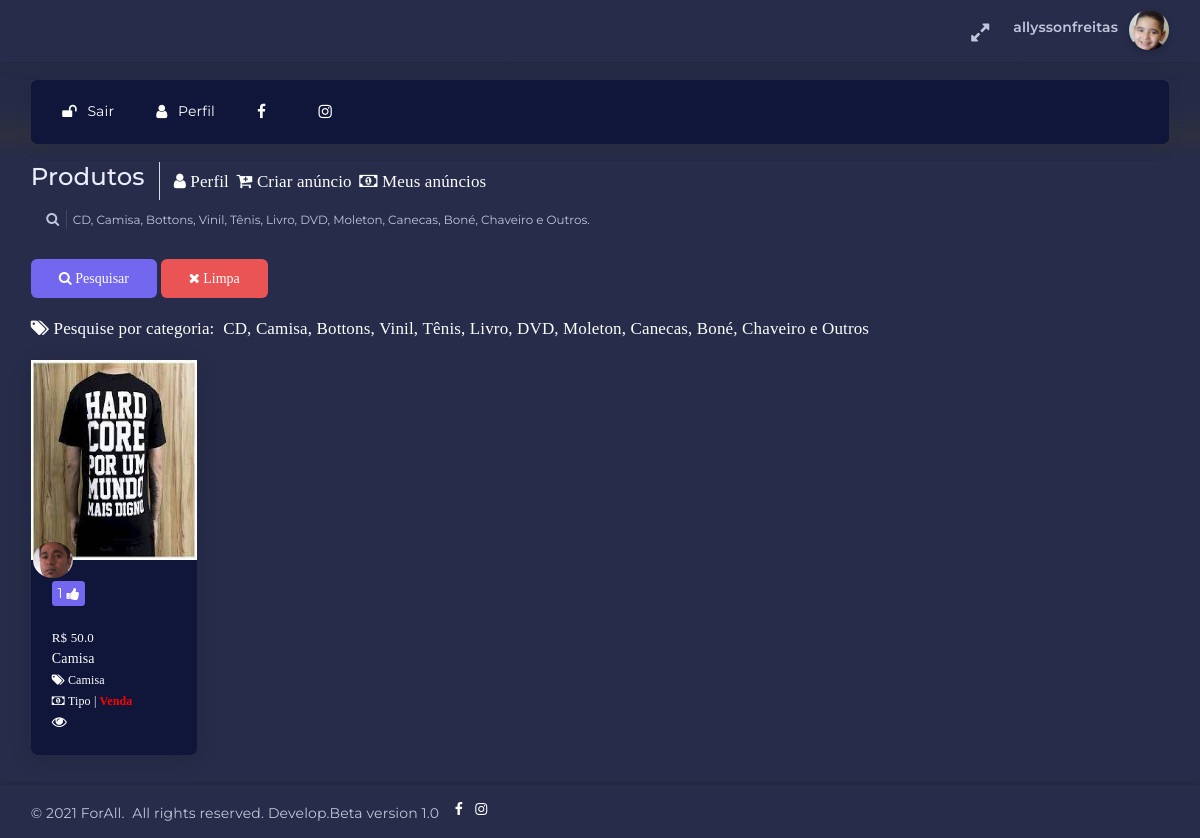
Page /produtos/ (signed in) on the committed database.
### paginas/models.py (models this page shows, shortened)
class Perfil(models.Model):
	user = models.OneToOneField(User,null=True, blank=True,on_delete=models.CASCADE)
	cep = models.CharField(max_length=10,null=False,blank=False)
	rua = models.CharField(max_length=60,null=False,blank=False)
	bairro = models.CharField(max_length=40,null=False,blank=False)
	cidade = models.CharField(max_length=40,null=False,blank=False)
	uf     = models.CharField(max_length=2,null=False,blank=False)
	image  = models.ImageField(upload_to='media/perfil', default='media/forall.png',null=False,blank=False, verbose_name='IMAGEM PERFIL :')
	escolaridade = models.CharField(max_length=30,verbose_name='ESCOLARIDADE',null=False,blank=False)
	termos   = models.CharField(max_length=4,verbose_name='TERMO DE USO E POLÍTICA DE PRIVACIDADE',null=False,blank=False)
	data     = models.DateTimeField(auto_now_add=True)
	datamudanca = models.DateTimeField(auto_now=True)

class Eccommence(models.Model):
	user          = models.OneToOneField(User,null=True,blank=True,on_delete=models.CASCADE,verbose_name='Postado por:')
	nome          = models.CharField(max_length=100,null=False,blank=False,verbose_name='NOME COMPLETO')
	titulo_produto= models.CharField(max_length=20,null=False,blank=False,verbose_name='DESCREVA EM 20 CARACTERES QUAL O NOME DO PRODUTO')
	CATEGORIA_PRODUTO = [
	('CD','CD'),
	('Camisa','Camisa'),
	('Bottons','Bottons'),
	('Vinil','Vinil'),
	('Tênis','Tênis'),
	('Livro','Livro'),
	('DVD','DVD'),
	('Moleton','Moleton'),
	('Canecas','Canecas'),
	('Boné','Boné'),
	('Chaveiro','Chaveiro'),
	('Outros','Outros')
	]
	TIPO_TRANSACAO = [
	('Troca','Troca'),
	('Venda','Venda'),
	('Troca ou Venda','Troca ou Venda')
	]
	CARTAO = [
	('Sim','Sim'),
	('Não','Não'),
	('A combinar','A combinar')
	]
	ESTADO_PRODUTO = [
	('Novo','Novo'),
	('Usado','Usado')
	]
	categori_produto = models.CharField(max_length=100,choices=CATEGORIA_PRODUTO,null=False,blank=False,verbose_name='CATEGORIA')
	tipo_transacao   = models.CharField(max_length=100,choices=TIPO_TRANSACAO,null=False,blank=False, verbose_name='TIPO DE TRANSAÇÃO ?')
	cep = models.CharField(max_length=10,null=False,blank=False)
	rua = models.CharField(max_length=60,null=False,blank=False)
	bairro = models.CharField(max_length=40,null=False,blank=False)
	cidade = models.CharField(max_length=40,null=False,blank=False)
	uf     = models.CharField(max_length=2,null=False,blank=False)
	cartao           = models.CharField(max_length=12,choices=CARTAO,null=False,blank=False,verbose_name='CARTÃO, DEPENDE DA TRANSAÇÃO:' )
	estado_produto   = models.CharField(max_length=32,choices=ESTADO_PRODUTO,null=False,blank=False,verbose_name='COMO ESTA O PRODUTO ?')
	preco_produto    = models.FloatField(max_length=10,null=True,blank=True,verbose_name='PREÇO DO PRODUTO, * OPCIONAL SE FOR VENDA. EX: 99.99')
	contato          = models.CharField(max_length=13,null=False,blank=False,verbose_name='CONTATO(WhatsApp), FORMATO 5584XXXXXXXXX')
	image_produto    = models.ImageField(upload_to='media/Eccommence',null=False,blank=False, verbose_name='IMAGE DO PRODUTO. TAMANHO RECOMENDADO EX: 200 X 200:')
	descrever_produto= models.TextField(verbose_name='DESCREVA UM DETALHES SOBRE O PRODUTO AO QUAL ESTA DEVENDO OU TROCANCO .....')
	view_produto     = models.IntegerField(default=0, null=True,blank=True)
	produto_criado   = models.DateTimeField(auto_now_add=True,verbose_name='DATA')
	alteracao_produto= models.DateTimeField(auto_now=True)

### paginas/views.py (the view)
# urls.py: path('produtos/', views.produtos, name='produtos'),
@login_required
def produtos(request):
	busca = request.GET.get('busca')
	if busca:
		verprodutos = Eccommence.objects.all().filter(categori_produto__icontains=busca)
	else:
		verprodutos = Eccommence.objects.all().order_by('-produto_criado')
	return render(request, 'inicio/produtos.html',{'verprodutos':verprodutos})

### paginas/templates/inicio/produtos.html (shortened to what this page needs)
{% extends "./Base/BasePerfil.html" %}
{% load embed_video_tags %}
{% block content %}
{% load static %}
<div class="horizontal-menu-wrapper">
    <div class="header-navbar navbar-expand-sm navbar navbar-horizontal floating-nav navbar-light navbar-without-dd-arrow navbar-shadow menu-border" role="navigation" data-menu="menu-wrapper">
            <div class="navbar-container main-menu-content" data-menu="menu-container">
                <ul class="nav navbar-nav" id="main-menu-navigation" data-menu="menu-navigation">
                    <li>
                        {% if user.is_authenticated %}
                        <a class="dropdown-item" href="/accounts/logout" style="color: white;"><i class="fa fa-unlock"></i>Sair</a>
                        {% endif %}
                    </li>
                    <li>
                        {% if user.is_authenticated %}
                        <a class="dropdown-item" href="{% url 'perfil' %}" style="color: white;"><i class="fa fa-user"></i>Perfil</a>
                        {% endif %}
                    </li>
                    <li>
                        <a href="https://www.facebook.com/forall.letsgo/" target="_blank" title="Facebook"><i class="fa fa-facebook"></i></a>
                    </li>
                    <li>
                        <a href="https://www.instagram.com/forall2020_/" target="_blank" title="Instagram"><i class="fa fa-instagram"></i></a>
                    </li>
                </ul>
    </div>
</div>
</div>
<div class="app-content content">
    <div class="content-wrapper">
        <div class="content-header row">
            <div class="content-header-left col-md-9 col-12 mb-2">
                <div class="row breadcrumbs-top">
                    <div class="col-12">
                        <h2 class="content-header-title float-left mb-0">Produtos</h2>
                        <div class="breadcrumb-wrapper col-12">
                            <ol class="breadcrumb">
                                <li style="font-size: 17px;"><a href="{% url 'perfil'%}" style="color: white;" class="fa fa-user">&nbsp;Perfil</a>
                                </li>&nbsp;&nbsp;
                                <li style="font-size: 17px;"><a href="{% url 'criaranuncio'%}" class="fa fa-cart-plus" style="color: white;">&nbsp;Criar anúncio</a>
                                </li>&nbsp;&nbsp;
                                <li style="font-size: 17px;"><a href="{% url 'meusProdutos'%}" class="fa fa-money" style="color: white;">&nbsp;Meus anúncios</a>
                                </li>
                            </ol>
                        </div>
                    </div>
                </div>
                <form method="GET">
                  <div class="form-group">
                    <fieldset class="form-label-group form-group position-relative has-icon-left input-divider-left">
                        <input name="busca" type="text" class="form-control"  placeholder="CD, Camisa, Bottons, Vinil, Tênis, Livro, DVD, Moleton, Canecas, Boné, Chaveiro e Outros.">
                        <div class="form-control-position">
                            <i class="fa fa-search"></i>
                        </div>
                    </fieldset>
                    <button type="submit" class="btn btn-primary fa fa-search" style="border-style: hidden;">&nbsp;Pesquisar</button>&nbsp;<button type="reset" class="btn btn-danger fa fa-times" style="border-style: hidden;">&nbsp;Limpa</button>
                </div>
            </form>
            <i class="fa fa fa-tags" style="color: white;font-size: 17px;">&nbsp;Pesquise por categoria:&nbsp;
            CD, Camisa, Bottons, Vinil, Tênis, Livro, DVD, Moleton, Canecas, Boné, Chaveiro e Outros  </i>
        </div>
    </div>
    <div class="content-body">
        <section id="wishlist" class="grid-view wishlist-items">
            <div class="row search-content-info">
                {% if verprodutos %}
                {% for p in verprodutos%}
                <div class="col-md-2 col-sm-6 col-12 search-content">
                   <div class="card ecommerce-card">
                    <div class="card-content">
                        <div class="item-img text-center">
                         {% if user.perfil.image%}
                         <img class="img-fluid" src="{{p.user.perfil.image.url}}" alt="avtar img holder" style="position: absolute;left: 2px;
                         top: 46%;border-radius: 50%;height: 36px;width: 40px;margin: 0;" data-toggle="tooltip" data-placement="top" title="{{p.user}}">
                         {% endif%}
                         <a href="/detalheproduto/{{p.id}}">
                            <img src="{{p.image_produto.url}}" class="img-fluid" alt="img-placeholder" style="height: 200px;width: 100%;">
                        </a>
                    </div>
                    <div class="card-body">
                        <div class="item-wrapper">
                            <div class="item-rating">
                                <div class="badge badge-primary badge-md">
                                    {{p.view_produto}} <i class="fa fa-thumbs-up ml-20"></i>
                                </div>
                            </div>
                            <div>
                                <br>
                                {%if p.preco_produto%}
                                <p style="font-family: Times New Roman;font-size: 13px;margin: 0;color: white;margin: 0;">
                                    R$&nbsp;{{p.preco_produto}}
                                </p>
                                {%endif%}
                            </div>
                        </div>
                        <div class="item-name">
                            <p style="color: white;font-family: Times New Roman;font-size: 12px;margin: 0;">
                                <a href="/detalheproduto/{{p.id}}" style="color: white;font-family: Times New Roman;font-size: 14px;margin: 0;">
                                    {{p.titulo_produto}}
                                </a><br>
                                <i class="fa fa-tags"></i>&nbsp;{{p.categori_produto}}<br>
                                <i class="fa fa-money"></i>&nbsp;Tipo | <b style="color: red;">{{p.tipo_transacao}}</b><br>
                                <a href="/detalheproduto/{{p.id}}" style="margin: 0;font-size: 15px;color: white;" data-toggle="tooltip" data-placement="top" title="Detalhe do produto"><i class="fa fa-eye"></i></a>
                            </p>
                        </div>
                    </div>
                </div>
            </div>
        </div>
        {% endfor %}
        {% else %}
        <div class="alert alert-success col-12" role="alert">
            <p class="mb-0" style="color: white;">
                Não tem produto com esta categoria, pesquise novamente.
            </p>
        </div>
        {% endif %}
    </div>
</section>
</div>
</div>
</div>
<div class="drag-target"></div>
{%endblock%}

### paginas/templates/inicio/Base/BasePerfil.html (shortened to what this page needs)
{% load static %}
<!DOCTYPE html>
<html class="loading" lang="pt-br" data-textdirection="ltr">
<head>
    <link rel="stylesheet" type="text/css" href="{% static 'css/animate.css'%}">
    <link rel="stylesheet" type="text/css" href="{% static 'css/appChat.css' %}">
    <link rel="stylesheet" type="text/css" href="{% static 'css/bootstrap.min.css' %}">
    <link rel="stylesheet" type="text/css" href="{% static 'css/bootstrap.css' %}">
    <link rel="stylesheet" type="text/css" href="{% static 'css/bootstrap-extended.css' %}">
    <link rel="stylesheet" type="text/css" href="{% static 'css/colors.css' %}">
    <link rel="stylesheet" type="text/css" href="{% static 'css/components.css' %}">
    <link rel="stylesheet" type="text/css" href="{% static 'css/dark-layout.css' %}">
    <link rel="stylesheet" type="text/css" href="{% static 'css/dropzone.min.css' %}">
    <link rel="stylesheet" type="text/css" href="{% static 'css/datatables.min.css' %}">
    <link rel="stylesheet" type="text/css" href="{% static 'css/dataTables.checkboxes.css' %}">
    <link rel="stylesheet" type="text/css" href="{% static 'css/dropzone.css' %}">
    <link rel="stylesheet" type="text/css" href="{% static 'css/data-list-view.css' %}">
    <link rel="stylesheet" type="text/css" href="{% static 'css/horizontal-menu.css' %}">
    <link rel="stylesheet" type="text/css" href="{% static 'css/eccommence.css' %}">
    <link rel="stylesheet" type="text/css" href="{% static 'css/form-validation.min.css' %}">
    <link rel="stylesheet" type="text/css" href="{% static 'css/pickadate.css' %}">
    <link rel="stylesheet" type="text/css" href="{% static 'css/palette-gradient.min.css' %}">
    <link rel="stylesheet" type="text/css" href="{% static 'css/sweetalert2.min.css'%}">
    <link rel="stylesheet" type="text/css" href="{% static 'css/swiper.min.css' %}">
    <link rel="stylesheet" type="text/css" href="{% static 'css/semi-dark-layout.css' %}">
    <link rel="stylesheet" type="text/css" href="{% static 'css/swiper.css' %}">
    <link rel="stylesheet" type="text/css" href="{% static 'css/select2.min.css' %}">
    <link rel="stylesheet" type="text/css" href="{% static 'css/users.css' %}">
    <link rel="stylesheet" type="text/css" href="{% static 'css/vertical-menu.css' %}">
    <link rel="stylesheet" type="text/css" href="{% static 'css/vendor2.css' %}">
    <link rel="stylesheet" type="text/css" href="{% static 'css/vendors.min.css' %}">
    <link rel="stylesheet" type="text/css" href="{% static 'css/touchspin.css' %}">
    <link rel="stylesheet" type="text/css" href="{% static 'css/dark-layout.css' %}">
    <link rel="stylesheet" type="text/css" href="{% static 'css/semi-dark-layout.css' %}">
    <link rel="stylesheet" type="text/css" href="{% static 'css/animate.css' %}">
</head>
<body class="horizontal-layout horizontal-menu dark-layout 2-columns  navbar-floating footer-static"  data-open="hover" data-menu="horizontal-menu" data-col="2-columns" data-layout="dark-layout" id="topo">
    <nav class="header-navbar navbar-expand-lg navbar navbar-with-menu navbar-fixed navbar-shadow navbar-brand-center">
        <div class="navbar-wrapper">
            <div class="navbar-container content">
                <div class="navbar-collapse" id="navbar-mobile">
                <ul class="nav navbar-nav float-right">
                    <li class="nav-item d-none d-lg-block"><a class="nav-link nav-link-expand"><i class="ficon fa fa-expand"></i></a></li>
                <li class="dropdown dropdown-user nav-item"><a class="dropdown-toggle nav-link dropdown-user-link" href="#" data-toggle="dropdown">
                    <div class="user-nav d-sm-flex d-none">
                        {% if request.user.is_superuser %}
                        <span class="user-name text-bold-600">Administrador | {{user.get_username}}</span>
                        {%else%}
                        <span class="user-name text-bold-600">{{user.get_username}}</span>
                        {%endif%}
                    </div>
                    <span>
                        {% if not user.perfil.image%}
                        <img class="round" src="{% static 'img/forall.png'%}" alt="avatar" height="40" width="40">
                        {% else%}
                        <img class="round" src="{{ user.perfil.image.url }}" alt="avatar" height="40" width="40">
                        {% endif %}
                    </span>
                </a>
            </li>
        </ul>
    </div>
</div>
</div>
</nav>
{% block content %}
{% endblock%}
<footer class="footer footer-static footer-light navbar-shadow">
    <p class="clearfix blue-grey lighten-2 mb-0"><span class="float-md-left d-block d-md-inline-block mt-25">&copy; 2021 ForAll.&nbsp;&nbsp;All rights reserved. Develop.Beta version 1.0</span>&nbsp;&nbsp;
        <a href="https://www.facebook.com/forall.letsgo/" target="_blank" title="Facebook" style="color:white;"><i class="fa fa-facebook"></i></a>
        <a href="https://www.instagram.com/forall2020_/" target="_blank" title="Facebook" style="color:white;text-decoration: none;"><i class="fa fa-instagram"></i>&nbsp;&nbsp;&nbsp;&nbsp;&nbsp;&nbsp;&nbsp;&nbsp;&nbsp;</a>
    </p>
</footer>
</body>
</html>

### rows in the picture
Eccommence: user.perfil.image (picture), image_produto (picture), view_produto "1", preco_produto "50.0", titulo_produto "Camisa", categori_produto "Camisa", tipo_transacao "Venda"

### other values in the picture
{{ user.get_username }} "allyssonfreitas"
